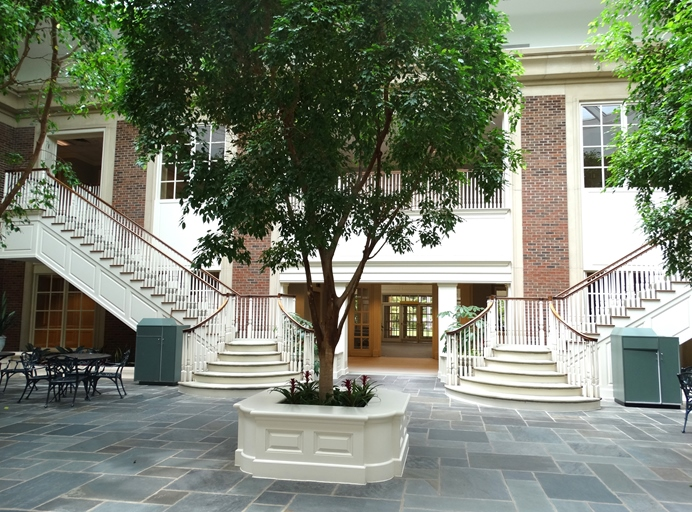
%> input picture im1.jpg, 692 x 512 px
$ octave exemplo2.m   (GNU Octave 9; MATLAB toolbox functions it lacks are replaced by stand-ins)
%> lines starting %> are read from the running program, lines starting %| are printed output that depends on the picture
clear all;
close all;
clc;

% Quantidade de n?veis de cinza
L = 256;

% N?vel de cinza original
r = 0:L-1;

% Identidade
s = r;

plot(r,s);
hold on
xlabel('r');
ylabel('s = T(r)');
axis([0 255 0 255])
grid on

% Negativo
s = L-1-r;
plot(r,s,'r');

% Log
s = log10(1+r);
s2 = 255*(s/max(s));
plot(r,s2,'r--');
hold on

% Log inverso
s2 = (10).^s -1
s2 = 255*(s2/max(s2));
plot(255*(s/max(s)),s2,'--');

% Pot?ncia
gama = 2
s = (r.^gama)
s = 255*s/max(s)
plot(r,s,'--');

% Raiz
s = sqrt(r)
s = 255*s/max(s)
plot(r,s,'r--');


pause;

I = imread('im1.jpg');
%> I is the input picture: size 512x692x3 uint8; mean R, G, B 122.5, 129.9, 113.6

%histograma da Imagem usando IMHIST
imhist(I,10);pause;
imhist(I,50);pause;
imhist(I); pause;
[COUNTS,X] = imhist(I);
%> COUNTS = 256 values, max 45967 at index 256, min 397 at index 2, mean 4152; X = 256 values from 0 to 255

%historgrama da Imagem usando HISt
hist(double(I(:)));pause;
hist(double(I(:)),50);pause;
hist(double(I(:)),256);
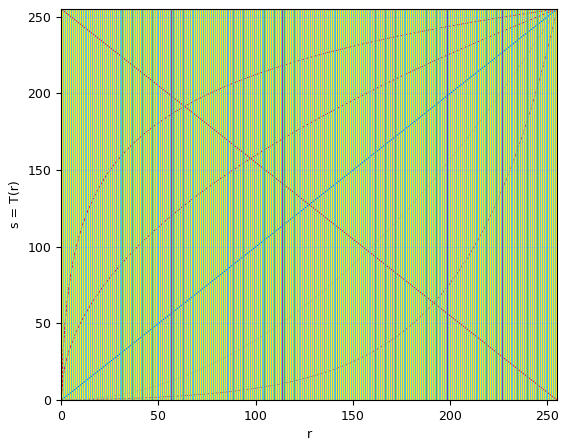
%> figure redrawn from the program's plot data; curve peaks at x = 255, y = 255; curve peaks at x = 0, y = 255; highest point at x = 28.33, y = 189771, above the top of the axes; tallest bar 163769 high, from x = 25.5 to 51
[n,x] = hist(double(I(:)));
%> n = [107409 163769 94083 88628 108093 122032 108817 87800 62061 120220]; x = [12.75 38.25 63.75 89.25 114.8 140.2 165.8 191.2 216.8 242.2]
[n2,x2] = hist(double(I(:)),[0:255]);
%> n2 has the same summary as COUNTS; x2 = 256 values from 0 to 255
